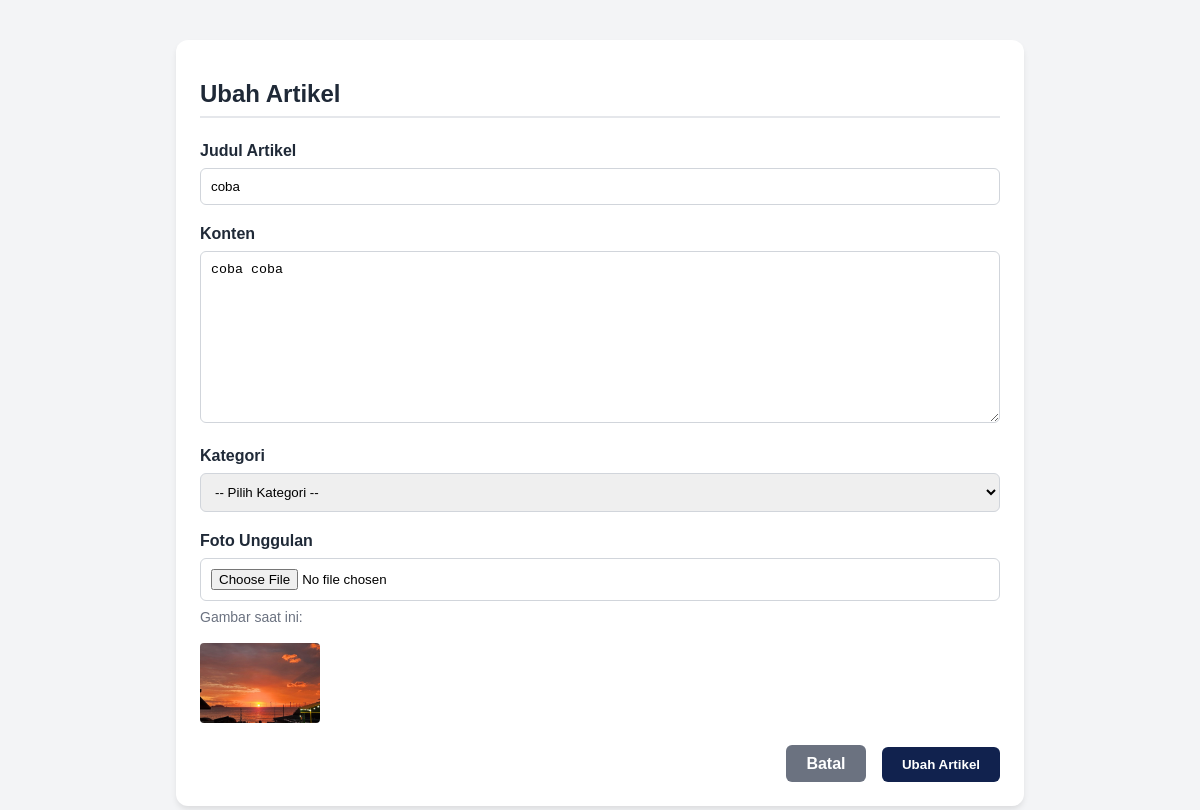
The page /admin/edit_artikel.php?id=10 (signed in) on the database its author committed.
### tables this page shows
CREATE TABLE `articles` (
  `id` int(11) NOT NULL,
  `title` varchar(255) NOT NULL,
  `content` text NOT NULL,
  `category` varchar(100) NOT NULL,
  `photo` varchar(255) DEFAULT NULL,
  `admin_id` int(11) NOT NULL,
  `published_at` timestamp NOT NULL DEFAULT current_timestamp()
);

### admin/edit_artikel.php (the view, shortened to what this page needs)
<?php
include '../config/config.php';
$id_artikel = mysqli_real_escape_string($konek, $_GET['id']);
$query_select = mysqli_query($konek, "SELECT * FROM articles WHERE id='$id_artikel'");
$data_edit = mysqli_fetch_assoc($query_select);
?>
<!DOCTYPE html>
<html lang="en">
<head>
</head>
<body>
  <div class="container">
    <h1 class="page-title">Ubah Artikel</h1>
    <form method="POST" action="edit_artikel.php?id=<?php echo $id_artikel; ?>" enctype="multipart/form-data">
      <div class="form-group">
        <label for="title">Judul Artikel</label>
        <input type="text" id="title" name="title" value="<?php echo $data_edit['title']; ?>" required>
      </div>
      <div class="form-group">
        <label for="content">Konten</label>
        <textarea id="content" name="content" rows="10" required><?php echo $data_edit['content']; ?></textarea>
      </div>
      <div class="form-group">
        <label for="category">Kategori</label>
        <select id="category" name="category" required>
          <option value="">-- Pilih Kategori --</option>
        </select>
      </div>
      <div class="form-group">
        <label for="photo">Foto Unggulan</label>
        <input type="file" id="photo" name="photo" accept=".jpg, .jpeg, .png">
        <?php
        $current_photo_path = $data_edit['photo'];
        if (!empty($current_photo_path)): ?>
          <p style="margin-top: 8px; font-size: 14px; color: #6b7280;">Gambar saat ini:</p>
          <img src="<?php echo $current_photo_path; ?>" alt="Gambar Lama"
            style="width: 120px; height: 80px; object-fit: cover; border-radius: 4px; margin-top: 4px;">
        <?php endif; ?>
      </div>
      <div style="text-align: right;">
        <a href="artikel.php" class="btn-batal">Batal</a>
        <button type="submit" name="update" class="btn-submit">
          Ubah Artikel
        </button>
      </div>
    </form>
  </div>
</body>
</html>

### admin/edit_artikel.php (style rules this page uses)
body { background-color: #f3f4f6; padding: 32px; font-family: sans-serif; }
.container { max-width: 800px; margin: auto; padding: 24px; background-color: white; border-radius: 12px; box-shadow: 0 4px 6px -1px rgba(0, 0, 0, 0.1); }
.page-title { font-size: 24px; font-weight: bold; color: #1f2937; margin-bottom: 24px; border-bottom: 2px solid #e5e7eb; padding-bottom: 8px; }
.form-group { margin-bottom: 20px; }
.form-group label { display: block; color: #1f2937; font-weight: bold; margin-bottom: 8px; }
.form-group input, .form-group textarea, .form-group select { width: 100%; padding: 10px; border: 1px solid #d1d5db; border-radius: 6px; box-sizing: border-box; }
.form-group textarea { resize: vertical; }
.btn-submit { background-color: #11224E; color: white; font-weight: bold; padding: 10px 20px; border-radius: 6px; border: none; cursor: pointer; transition: background-color 0.15s; }
.btn-batal { background-color: #6b7280; color: white; font-weight: bold; padding: 10px 20px; border-radius: 6px; text-decoration: none; margin-right: 12px; }

### rows shown on the page
articles: title "coba", content "coba coba", photo (picture)
